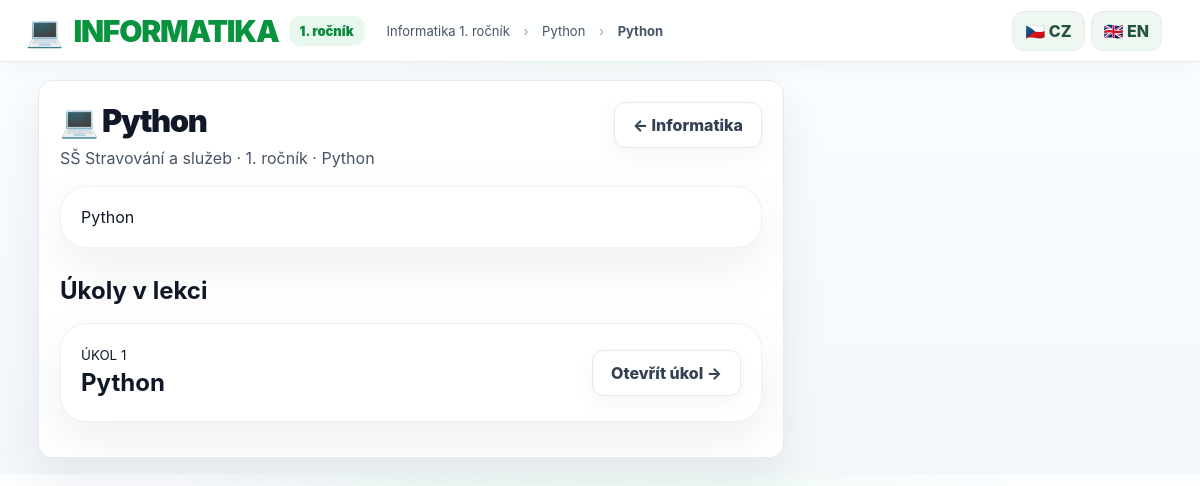
The page /informatics-lesson/4 (signed in) on the database its author committed.
### app.py (models this page shows)
class InformaticsLesson(db.Model):
    id = db.Column(db.Integer, primary_key=True)
    school = db.Column(db.String(160), default='')
    grade_name = db.Column(db.String(120), default='')
    topic = db.Column(db.String(180), default='')
    title = db.Column(db.String(220), nullable=False)
    intro = db.Column(db.Text, default='')
    html_original = db.Column(db.String(255), default='')
    html_stored = db.Column(db.String(255), default='')
    is_published = db.Column(db.Boolean, default=True)
    created_at = db.Column(db.DateTime, default=datetime.utcnow)

class InformaticsTask(db.Model):
    id = db.Column(db.Integer, primary_key=True)
    lesson_id = db.Column(db.Integer, db.ForeignKey('informatics_lesson.id'), nullable=False)
    order = db.Column(db.Integer, default=1)
    title = db.Column(db.String(220), nullable=False)
    assignment = db.Column(db.Text, default='')
    source_original = db.Column(db.String(255), nullable=False)
    source_stored = db.Column(db.String(255), nullable=False)
    file_type = db.Column(db.String(40), default='')
    analysis_json = db.Column(db.Text, default='{}')
    checks_json = db.Column(db.Text, default='[]')
    image_file = db.Column(db.String(255), default='')
    lesson = db.relationship('InformaticsLesson', backref='tasks')

### app.py (the view)
@app.route('/informatics-lesson/<int:lesson_id>')
def informatics_lesson(lesson_id):
    r = require_login()
    if r: return r
    item = db.session.get(InformaticsLesson, lesson_id)
    if not item or (not item.is_published and current_user().role != 'teacher'):
        return 'Lekce nebyla nalezena.', 404
    tasks = sorted(item.tasks, key=lambda x:x.order)
    states = []
    for task in tasks:
        last = None
        if current_user().role == 'student':
            last = InformaticsSubmission.query.filter_by(user_id=current_user().id, task_id=task.id).order_by(InformaticsSubmission.created_at.desc()).first()
        states.append({'task':task,'unlocked':informatics_task_unlocked(task),'last':last})
    course = {'subject':'Informatika','grade':item.grade_name,'block':item.topic,'icon':'💻'}
    lesson_obj = {'title':item.title,'block':item.topic}
    html_content = render_informatics_html(item.html_stored)
    return render_template('informatics_lesson.html', course=course, lesson=lesson_obj, item=item, states=states, html_content=html_content)

### app.py (called while the page is built, shortened)
def current_lang():
    lang = session.get('lang', 'cs')
    return lang if lang in ('cs','en') else 'cs'

def tr(value):
    if value is None: return ''
    return I18N.get(current_lang(), {}).get(str(value), str(value))

def current_user():
    uid = session.get('uid')
    return db.session.get(User, uid) if uid else None

def require_login():
    if not current_user(): return redirect(url_for('login'))

@app.context_processor
def inject():
    u = current_user()
    last = None
    if u:
        res = Result.query.filter_by(user_id=u.id).order_by(Result.created_at.desc()).first()
        if res: last = {'lesson': res.lesson.title, 'percent': res.percent, 'grade': res.grade, 'score': res.score, 'total': res.total}
    return {'user': u, 'last_result': last, 'lang': current_lang(), 't': tr, 'language_locked': bool(session.get('language_locked'))}

def render_informatics_html(filename):
    if not filename:
        return ''
    path = INFORMATICS_SOURCE_DIR / filename
    if not path.exists():
        return ''
    try:
        return path.read_text(encoding='utf-8', errors='replace')
    except Exception:
        return ''

def informatics_task_unlocked(task):
    u = current_user()
    if not u or u.role == 'teacher' or task.order <= 1:
        return True

def _is_render_instance():
    if str(os.getenv('RENDER', '')).lower() in ('1', 'true', 'yes'):
        return True
    if os.getenv('RENDER_SERVICE_ID'):
        return True
    try:
        return '.onrender.com' in (request.host or '').lower()
    except RuntimeError:
        return False

@app.context_processor
def inject_local_access():
    local = not _is_render_instance()
    return {
        'is_local_instance': local,
        'local_access_url': (f'http://{_local_lan_ip()}:5000/login' if local else '')
    }

### templates/informatics_lesson.html (shortened to what this page needs)
{% extends 'base.html' %}
{% block content %}
<div class="layout dashboard-layout"><main class="main-card">
<div class="title-row"><div><h1>💻 {{item.title}}</h1><p>{{item.school}} · {{item.grade_name}} · {{item.topic}}</p></div>
<a class="switch" href="{{url_for('subject_catalog',kind='informatika')}}">← Informatika</a></div>
{% if item.intro %}<section class="course-card" style="padding:20px;white-space:pre-line">{{item.intro}}</section>{% endif %}
<h2 class="section-heading">Úkoly v lekci</h2>
{% for st in states %}
<section class="course-card" style="padding:20px;margin-bottom:14px;{% if not st.unlocked %}opacity:.55{% endif %}">
<div style="display:flex;justify-content:space-between;align-items:center;gap:14px">
<div><small>ÚKOL {{st.task.order}}</small><h2 style="margin:4px 0">{{st.task.title}}</h2>
</div>
{% if st.unlocked %}<a class="switch" href="{{url_for('informatics_task',task_id=st.task.id)}}">Otevřít úkol →</a>
{% else %}<b>🔒 Nejdřív splň předchozí úkol na 100 %</b>{% endif %}
</div>
</section>
{% endfor %}
</main></div>
{% endblock %}

### templates/base.html (shortened to what this page needs)
<!doctype html>
<html lang="{{ lang }}">
<head>
  <link rel="stylesheet" href="{{ url_for('static', filename='css/style.css') }}">
</head>
<body{% if user and user.role == 'student' and lesson and lesson._id is defined %} data-focus-guard="1"{% endif %}>
<header class="topbar">
  <a class="brand brand-link" href="{{ url_for('portal') if user else url_for('login') }}"><div class="leaf">{{ course.icon }}</div><div class="brand-title">{{ course.subject|upper }}</div>{% if course.grade %}<span class="pill">{{ course.grade }}</span>{% endif %}</a>
  <div class="crumbs">{% if user and lesson %}{{ course.subject }} {{ course.grade }} <span>›</span> {{ lesson.block }} <span>›</span> <b>{{ lesson.title }}</b>{% elif user %}{{ t('Vyber předmět, školu a ročník, téma a lekci') }}{% else %}{{ t('Přihlášení') }}{% endif %}</div>
  <div class="lang-switch" style="display:flex;gap:6px;align-items:center;margin-left:auto;margin-right:12px">
    <a class="toplink" href="{{ url_for('set_language', lang='cs') }}" {% if lang=='cs' %}style="font-weight:800"{% endif %}>🇨🇿 CZ</a>
    <a class="toplink" href="{{ url_for('set_language', lang='en') }}" {% if lang=='en' %}style="font-weight:800"{% endif %}>🇬🇧 EN</a>
  </div>
</header>
{% block content %}{% endblock %}
</body>
</html>

### static/css/style.css (style rules this page uses)
:root { --green:#08943f;--green2:#16a34a;--green3:#eaf8ef;--blue:#0b72ef; --navy:#071a2d;--navy2:#0a2a45;--text:#101828;--muted:#667085; --line:#e4eaf1;--line2:#edf1f6;--bg:#f5f8fb;--card:#fff; --shadow:0 18px 46px rgba(15,23,42,.075);--soft:0 8px 22px rgba(15,23,42,.045); }
* { box-sizing:border-box }
html { scroll-behavior:smooth }
body { margin:0;font-family:Inter,Segoe UI,Arial,sans-serif;color:var(--text);background:#f5f8fb;background-image:radial-gradient(700px 240px at 50% -80px,rgba(34,197,94,.11),transparent 70%),linear-gradient(180deg,#fbfdff,#f3f7fb) }
.topbar { height:62px;background:rgba(255,255,255,.96);border-bottom:1px solid var(--line);display:flex;align-items:center;gap:22px;padding:0 26px;position:sticky;top:0;z-index:30;box-shadow:0 6px 22px rgba(15,23,42,.035) }
.brand { display:flex;align-items:center;gap:10px;min-width:290px }
.leaf { font-size:30px }
.brand-title { font-size:30px;line-height:1;color:var(--green);font-weight:950;letter-spacing:-.04em }
.pill { background:#e8f8ee;color:#07883a;border-radius:11px;padding:7px 11px;font-weight:900;font-size:13px }
.crumbs { font-size:13px;color:#475467;flex:1;white-space:nowrap;overflow:hidden;text-overflow:ellipsis }
.crumbs span { color:#98a2b3;margin:0 10px }
.layout { max-width:1510px;margin:0 auto;padding:18px 18px 16px;display:grid;grid-template-columns:285px minmax(720px,1fr) 286px;gap:18px;align-items:start }
.main-card { background:#fff;border:1px solid var(--line);border-radius:14px;box-shadow:var(--shadow);padding:21px;overflow:hidden }
.title-row { display:flex;justify-content:space-between;align-items:flex-start;gap:14px }
.title-row h1 { margin:0 0 8px;font-size:31px;font-weight:950;letter-spacing:-.045em }
.title-row p { margin:0;color:#475467 }
.switch { border:1px solid var(--line);border-radius:11px;background:#fff;color:#344054;text-decoration:none;padding:12px 18px;font-weight:800;box-shadow:var(--soft) }
@media (max-width:1350px) { .layout { grid-template-columns:245px minmax(640px,1fr);max-width:1160px } }
@media (max-width:1350px) { .brand { min-width:260px } }
.toplink { border:1px solid var(--line);border-radius:10px;padding:8px 10px;text-decoration:none;color:#344054;font-weight:850;background:#fff }
.dashboard-layout { grid-template-columns:1fr 360px }
.course-card { background:#fff;border-radius:26px;padding:24px;margin:18px 0;box-shadow:0 18px 50px rgba(31,77,61,.08);border:1px solid rgba(50,90,70,.08) }
.course-card h2 { margin:0 0 16px }
.toplink { background:#eef8f0;border-radius:12px;padding:9px 12px;text-decoration:none;color:#24523c;font-weight:800 }
.brand-link { text-decoration:none;color:inherit }
.section-heading { margin:28px 0 12px; }

### rows shown on the page
InformaticsLesson: grade "1. ročník", block "Python", title "Python", school "SŠ Stravování a služeb", grade_name "1. ročník", topic "Python", intro "Python"
InformaticsTask: task.order "1", task "Python"

### other values the page prints
{{ course.icon }} "💻"
{{ course.subject|upper }} "INFORMATIKA"
{{ course.subject }} "Informatika"
